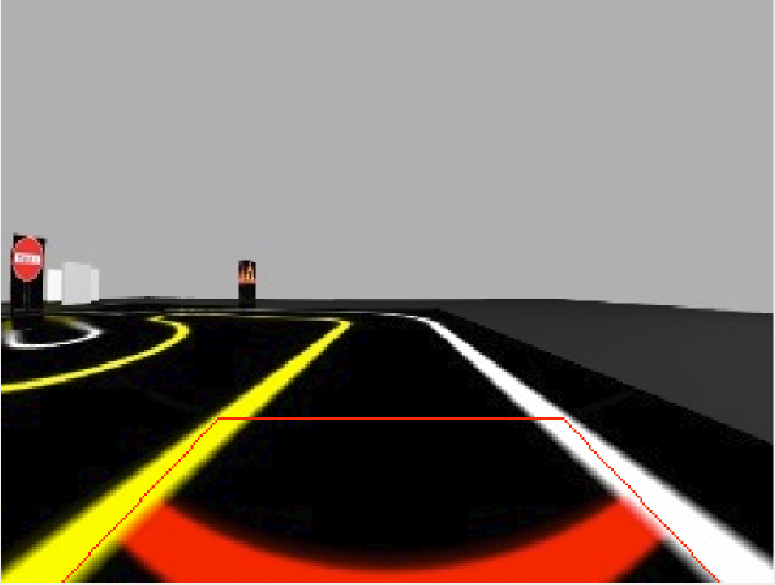
#> input picture day06/road.png, 1549 x 1169 px, given in place of road.jpg, which was not available (shown at 1/2 size)
$ python car_line_v3_morphology.py
#> lines starting #> are read from the running program, lines starting #| are printed output that depends on the picture; after the words box and inside, x2 and y2 are one past the last pixel; in counts of white or black regions, pixels touching at a corner belong together; pictures that were not available may be replaced by others from this repository, and a replacement may not be noted
import cv2 as cv
import numpy as np

# 1단계: 이미지 로드
img = cv.imread('road.jpg')
#> img is the input picture: shape (1169, 1549, 3); mean B, G, R 102.5, 111.6, 122.4
print(f"원본 이미지 크기: {img.shape}")
#| 원본 이미지 크기: (1169, 1549, 3)

# 이미지 축소 (처리 속도 개선)
scale = 0.2
img_resized = cv.resize(img, (int(img.shape[1]*scale), int(img.shape[0]*scale)))
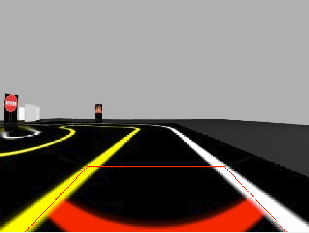
#> img_resized: shape (233, 309, 3); mean B, G, R 102.5, 111.5, 122
print(f"축소된 이미지 크기: {img_resized.shape}")
#| 축소된 이미지 크기: (233, 309, 3)

gray = cv.cvtColor(img_resized, cv.COLOR_BGR2GRAY)
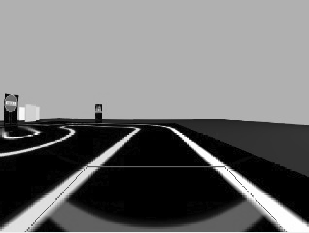
#> gray: shape (233, 309); min 0, max 255, mean 113.6

# 2단계: 블러 처리 (약간의 노이즈 완화)
blurred = cv.GaussianBlur(gray, (5, 5), 1)
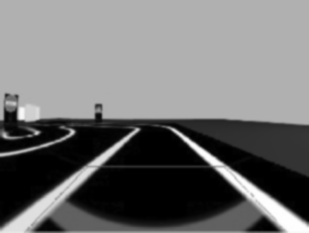
#> blurred: shape (233, 309); min 0, max 254, mean 113.4

# 3단계: Canny 에지 검출 (threshold 높임)
edges = cv.Canny(blurred, 100, 200, apertureSize=3)
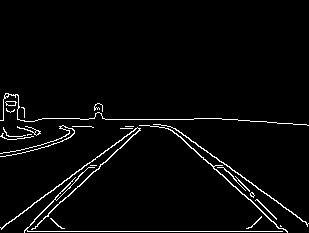
#> edges: shape (233, 309); 3.3% white in thin lines or dots, all inside (x1, y1, x2, y2) = (0, 93, 309, 233)

# 4단계: 모폴로지 연산 (작은 노이즈 제거)
kernel = cv.getStructuringElement(cv.MORPH_ELLIPSE, (3, 3))
edges = cv.morphologyEx(edges, cv.MORPH_CLOSE, kernel, iterations=1)  # 끊긴 선 연결
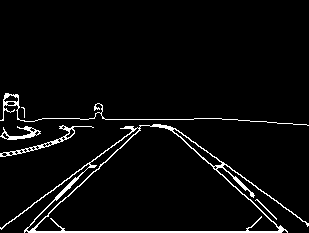
#> edges: shape (233, 309); 4.2% white in thin lines or dots, all inside (x1, y1, x2, y2) = (0, 93, 309, 233)
edges = cv.erode(edges, kernel, iterations=1)  # 작은 노이즈 제거
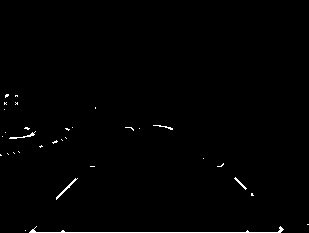
#> edges: shape (233, 309); 0.83% white in thin lines or dots, all inside (x1, y1, x2, y2) = (0, 94, 309, 233)

# 5단계: 허프 직선 변환
lines = cv.HoughLinesP(edges, 1, np.pi/180,
                       threshold=50,
                       minLineLength=100,
                       maxLineGap=10)
#> lines = [[29, 232, 280, 232]]

# 6단계: 검출된 직선을 원본 이미지에 그리기
result = img_resized.copy()
if lines is not None:
    print(f"검출된 직선 수: {len(lines)}")
#| 검출된 직선 수: 1
    for line in lines:
        x1, y1, x2, y2 = line[0]
        cv.line(result, (x1, y1), (x2, y2), (0, 255, 0), 2)
#> this loop made 1 pass
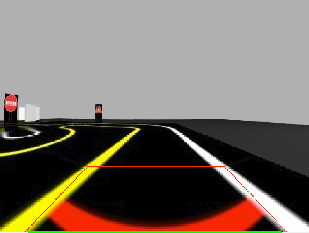
#> result: shape (233, 309, 3); 0.7% of pixels changed, all inside (x1, y1, x2, y2) = (28, 231, 282, 233)

cv.imshow('Gray', gray)
cv.imshow('Blurred', blurred)
cv.imshow('Edges (모폴로지 적용)', edges)
cv.imshow('Hough Lines', result)
cv.waitKey(0)
cv.destroyAllWindows()
